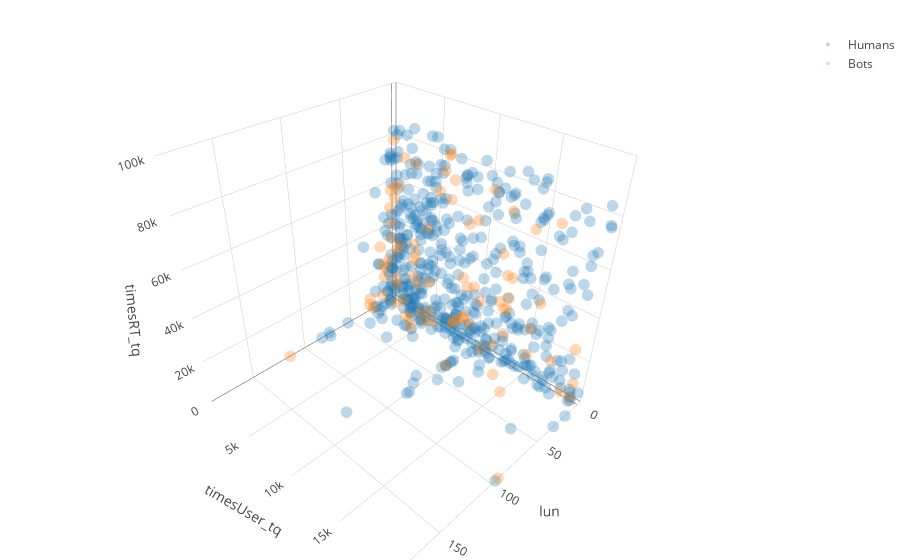

Notebook code cell kept with this figure:
### Code cell
plotearVars([
    ['lun'],
    ['timesUser_tq', [0, 20000]],
    ['timesRT_tq', [0,100000]],
])
print()

### Figure 1 — Plotly figure (JSON) as saved in the notebook; plotly's stock layout.template omitted (floating-point values rounded to 4 significant figures; data arrays with more than 128 entries replaced by an {"elided": "..."} marker saying what was removed)
{"data": [{"marker": {"opacity": 0.3, "size": 4}, "mode": "markers", "name": "Humans", "type": "scatter3d", "uid": "6fd93f48-7ace-48d1-abb9-908cf027e8e0", "x": {"elided": "1327 str values"}, "y": {"elided": "1327 str values"}, "z": {"elided": "1327 str values"}}, {"marker": {"opacity": 0.3, "size": 4}, "mode": "markers", "name": "Bots", "type": "scatter3d", "uid": "ee6c4cfa-e5d6-4487-9f3d-cf8806e65abf", "x": {"elided": "172 str values"}, "y": {"elided": "172 str values"}, "z": {"elided": "172 str values"}}], "layout": {"margin": {"b": 0, "l": 0, "r": 0, "t": 30}, "scene": {"aspectmode": "cube", "xaxis": {"title": {"text": "lun"}}, "yaxis": {"range": [0, 20000], "title": {"text": "timesUser_tq"}}, "zaxis": {"range": [0, 100000], "title": {"text": "timesRT_tq"}}}}}
